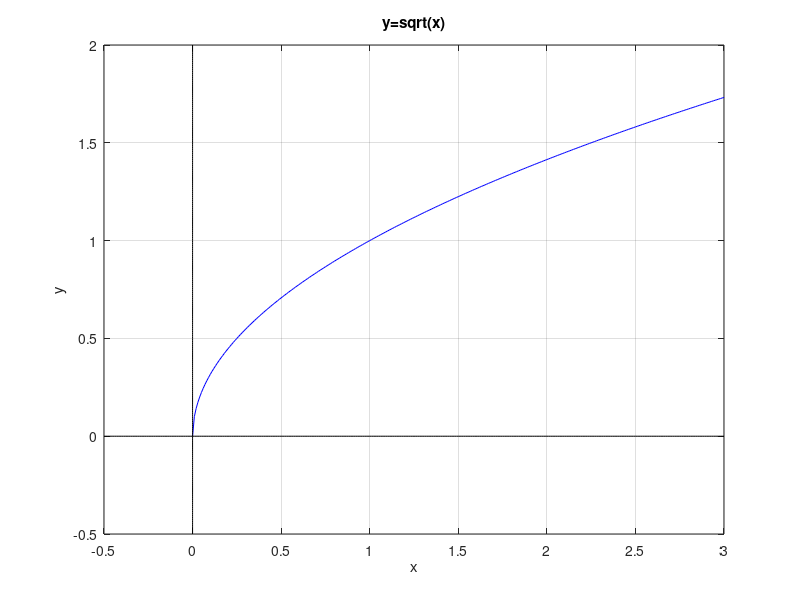

Source code (MATLAB):
% Graph of  y = sqrt(x) 

close all
x=0:0.01:3;
y = sqrt(x);
plot(x,y,'b');
hold on
grid on

% The x axis
x=-0.5:0.01:3;
y=0*x;
plot(x,y,'k');

% The y axis
y=-0.5:0.01:2;
x=0*y;
plot(x,y,'k')

% The labels and title
xlabel('x');
ylabel('y');
title('y=sqrt(x)')
